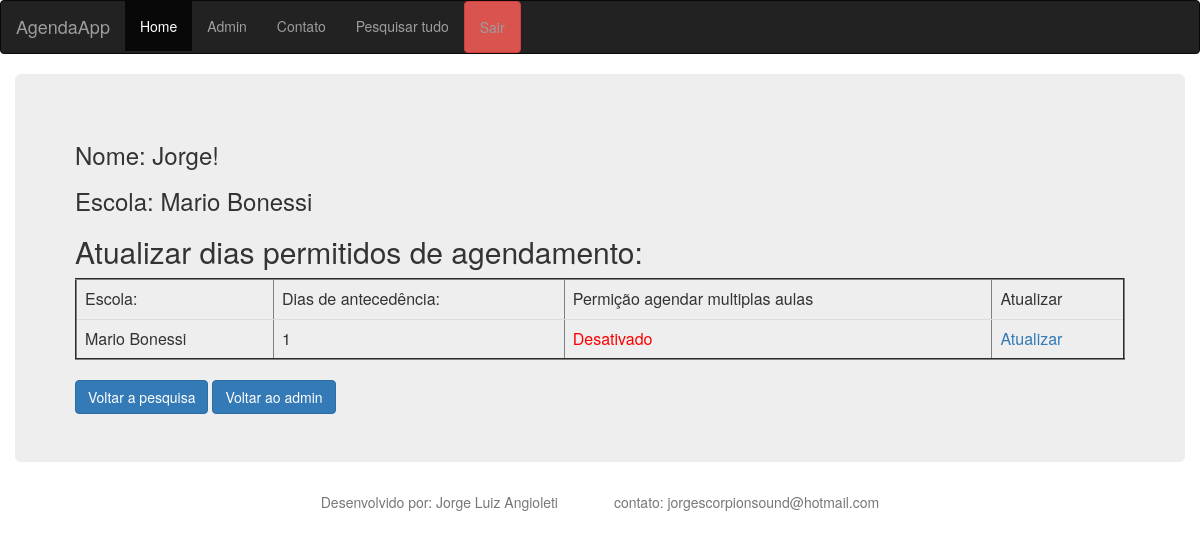
Page /dias/ (signed in) on the committed database.
### meu/models.py (models this page shows, shortened)
class Escola(models.Model):
    nome = models.CharField(max_length=50)
    dias = models.IntegerField(default=1)
    permicao = models.BooleanField(u'Permitir botão de agendar todas as aula',default=False)
    permicao_ninja = models.BooleanField(u'Permição de fixar aulas ', default=False)
    permicao_mensagem = models.BooleanField(u'Permição de visualizar mensagens ', default=False)

### meu/views.py (the view)
# urls.py: path('dias/', dias, name='dias'),
def dias(request):
    es = request.user.last_name
    form = Escola.objects.filter(nome=es)
    return render(request, 'meu/cad_dias.html', {'form': form})

### meu/templates/meu/cad_dias.html (shortened to what this page needs)
{% extends 'meu/base.html' %}
{% block main  %}
{% load widget_tweaks %}
{% if user.is_superuser  %}
	<h3>Nome: {{ user.username }}!</h3>
	<h3>Escola: {{request.user.last_name}}</h3>
	<h2>Atualizar dias permitidos de agendamento:</h2>
{%for form in form%}
<table class="table" border="2">
	<tr>
		<td>Escola: </td>
		<td>Dias de antecedência: </td>
		<td>Permição agendar multiplas aulas </td>
		<td>Atualizar </td>
	</tr>
	<tr>
		<td>{{form.nome}}</td>
		<td>{{form.dias}}</td>
		<td>{%if not form.permicao%}<a href="" style="color:#FF0000;">Desativado</a>
		{%else%}<a href="" style="color:#00FF00;">Ativado</a>{%endif%}</td>
		<td><a href="{%url 'atualizar_dias' form.id %}">Atualizar</a></td>
	</tr>
</table>
{%endfor%}
{%else%}
<h1>Você não tem permição para acessar esta página!</h1>
{% endif %}
<a  class="btn btn-primary" href="{%url 'home' %}">Voltar a pesquisa</a>
<a href="{%url 'admin_sistema' %}" class="btn btn-primary" >Voltar ao admin</a>
{% endblock %}
{% block footer %}
<div class="card-footer text-muted" >
    <footer><center>
          <p>Desenvolvido por: Jorge Luiz Angioleti&ensp;&ensp;&ensp;&ensp;&ensp;&ensp;&ensp;&ensp;contato: jorgescorpionsound@hotmail.com</p>
    </center></footer>
</div>
{% endblock %}

### meu/templates/meu/base.html (shortened to what this page needs)
{% load staticfiles %}
<html>
    <head>
   <link rel="stylesheet" href="https://stackpath.bootstrapcdn.com/font-awesome/4.7.0/css/font-awesome.min.css">
  <link rel="stylesheet" href="https://maxcdn.bootstrapcdn.com/bootstrap/3.3.7/css/bootstrap.min.css">
   <link rel="stylesheet" type="text/css" media="screen" href="https://maxcdn.bootstrapcdn.com/bootstrap/3.3.1/css/bootstrap.min.css" />
    <link rel="stylesheet" href="https://maxcdn.bootstrapcdn.com/font-awesome/4.3.0/css/font-awesome.min.css">
    <link rel="stylesheet" href="https://cdn.rawgit.com/Eonasdan/bootstrap-datetimepicker/e8bddc60e73c1ec2475f827be36e1957af72e2ea/build/css/bootstrap-datetimepicker.css" />
</head>
<body>
<nav class="navbar navbar-inverse">
  <div class="container-fluid">
    <div class="navbar-header">
      <a class="navbar-brand" href="{%url 'home' %}">AgendaApp</a>
    </div>
    <ul class="nav navbar-nav">
      <li class="active"><a href="{%url 'home' %}">Home</a></li>
      <li><a href="{%url 'admin_sistema' %}">Admin</a></li>
      <li><a href="{%url 'contato' %}">Contato</a></li>
      <li><a href="{%url 'pesquisa' %}">Pesquisar tudo</a></li>
      <li><a href="{%url 'logout' %}" class="btn btn-danger" >Sair</a></li>
    </ul>
  </div>
</nav>
        <div class=" container">
            <div class="row">
                <div  class="w-100 p-3">
                    <div class="jumbotron">
                        {% block main %}
                        {% endblock %}
                    </div>
                </div>
            </div>
        </div>
    {% block footer %}
        {% endblock %}
    </body>
</html>

### rows in the picture
Escola: nome "Mario Bonessi", dias "1", permicao "Desativado"

### other values in the picture
{{ user.username }} "Jorge"
{{ request.user.last_name }} "Mario Bonessi"
